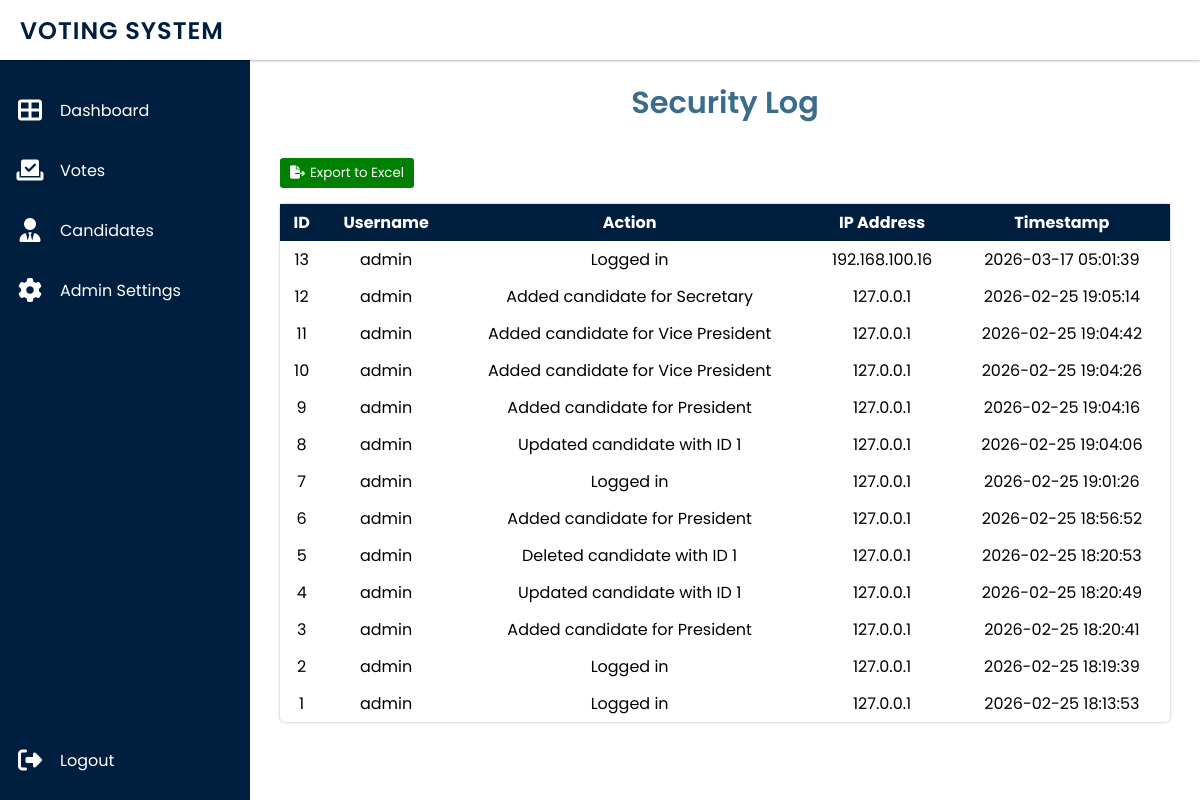
Before: /admin/security-log (signed in) with the older database file.
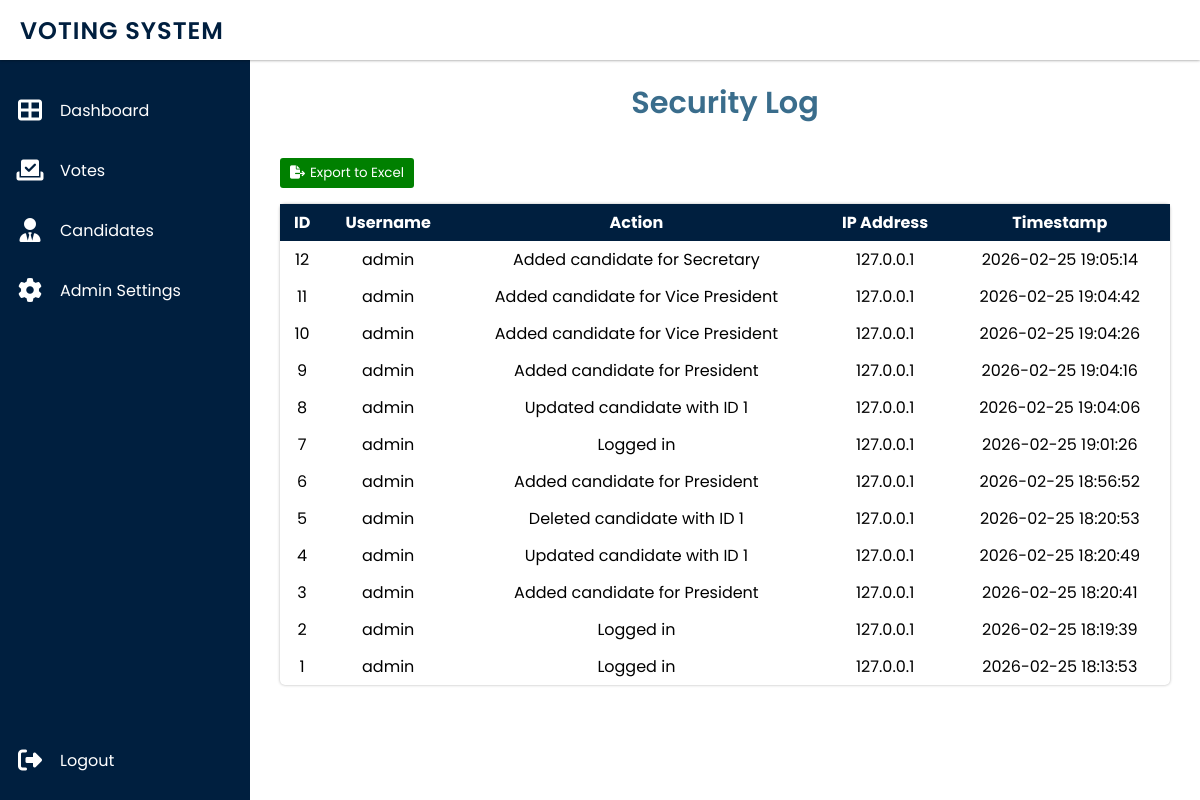
After: the same page with the newer database file.
### app.py (models this page shows)
class SecurityLog(db.Model):
    id = db.Column(db.Integer, primary_key=True)
    admin_username = db.Column(db.String(50), nullable=False)
    action = db.Column(db.String(255), nullable=False)
    ip_address = db.Column(db.String(45))
    timestamp = db.Column(db.DateTime, server_default=db.func.now())

### app.py (the view)
@app.route('/admin/security-log')
def security_log():
    if 'admin' not in session:
        flash('Please log in first', 'warning')
        return redirect(url_for('admin_login'))
    logs = SecurityLog.query.order_by(SecurityLog.timestamp.desc()).all()
    return render_template('admin/security_log.html', logs=logs)

### templates/admin/security_log.html (shortened to what this page needs)
<!DOCTYPE html>
<html lang="en">
<head>
    <link rel="stylesheet" type="text/css" href="../static/css/security_log.css">
    <link rel="stylesheet" href="https://cdnjs.cloudflare.com/ajax/libs/font-awesome/6.7.2/css/all.min.css" />
</head>
<body>
    <div class="topbar">
        <div class="logo">
            <h2>Voting System</h2>
        </div>
    </div>
    <div class="sidebar">
        <ul>
            {% if 'admin' in session %}
                <li>
                    <a href="{{ url_for('dashboard') }}">
                        <i class="fas fa-th-large"></i>
                        <div>Dashboard</div>
                    </a>
                </li>
                <li>
                    <a href="{{ url_for('admin_votes') }}">
                        <i class="fa-solid fa-check-to-slot"></i>
                        <div>Votes</div>
                    </a>
                </li>
                <li>
                    <a href="{{ url_for('manage_candidates') }}">
                        <i class="fa-solid fa-user-tie"></i>
                        <div>Candidates</div>
                    </a>
                </li>
                <li>
                    <a href="{{ url_for('admin_settings') }}">
                        <i class="fas fa-cog"></i>
                        <div>Admin Settings</div>
                    </a>
                </li>
                <li>
                    <a href="{{ url_for('admin_logout') }}">
                        <i class="fa-solid fa-right-from-bracket"></i>
                        <div>Logout</div>
                    </a>
                </li>
            {% else %}
                <li class="nav-item"><a class="nav-link" href="{{ url_for('admin_login') }}">Admin Login</a></li>
            {% endif %}
        </ul>
    </div>
    <div class="main">
        <h1>Security Log</h1>
        <div class="export-btn">
            <button><i class="fa-solid fa-file-export"></i><a href="{{ url_for('export_logs') }}">Export to Excel</a></button>
        </div>
        <table class="log-table">
            <thead>
                <tr>
                    <th>ID</th>
                    <th>Username</th>
                    <th>Action</th>
                    <th>IP Address</th>
                    <th>Timestamp</th>
                </tr>
            </thead>
            <tbody>
                {% for log in logs %}
                <tr>
                    <td>{{ log.id }}</td>
                    <td>{{ log.admin_username }}</td>
                    <td>{{ log.action }}</td>
                    <td>{{ log.ip_address }}</td>
                    <td>{{ log.timestamp.strftime('%Y-%m-%d %H:%M:%S') }}</td>
                </tr>
                {% endfor %}
            </tbody>
        </table>
    </div>
</body>
</html>

Changed rows visible on the page:
removed SecurityLog: id "13", admin_username "admin", action "Logged in", ip_address "192.168.100.16", timestamp "2026-03-17 05:01:39"
